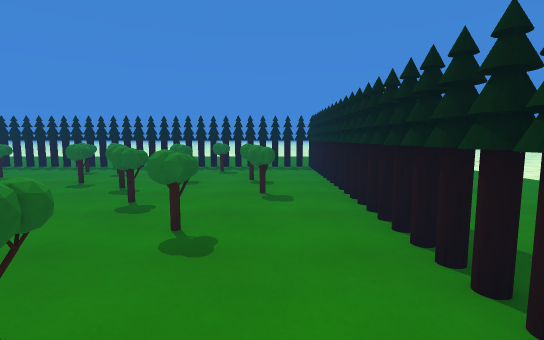
[1] (above)

12 first-person views from a walk through a Unity game level. The camera is 1.4 m above the floor, tilts 6° down and sees 85° across. The floor is counted in squares, 1 m on a side. Each view is taken from the middle of a square. On the plan, view 1 faces up. The plan holds only what a view shows up to about 14 squares ahead; the rest is blank. The place goes on beyond the plan. The player character is not drawn. Surface patterns are stand-ins for the level's own textures.

[2]
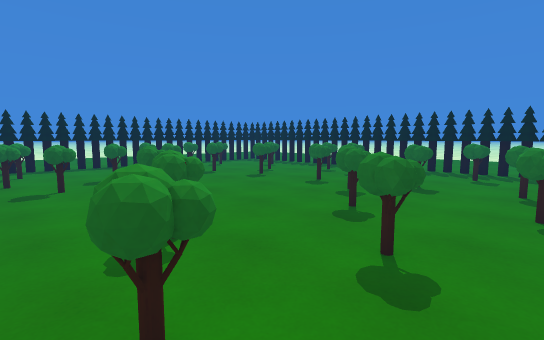

[3]
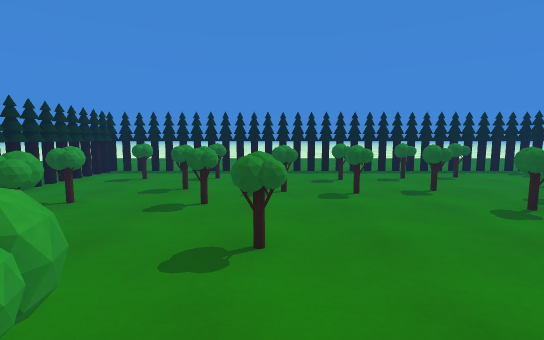

[4]
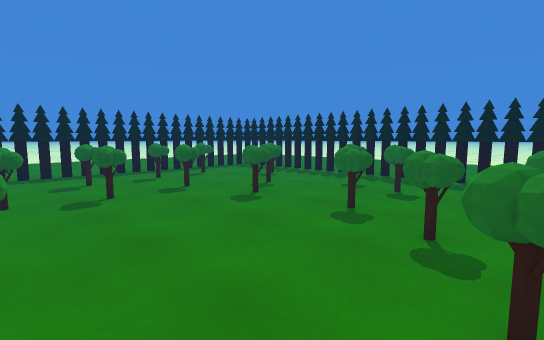

[5]
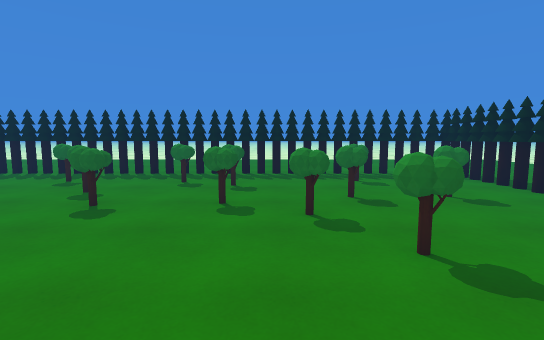

[6]
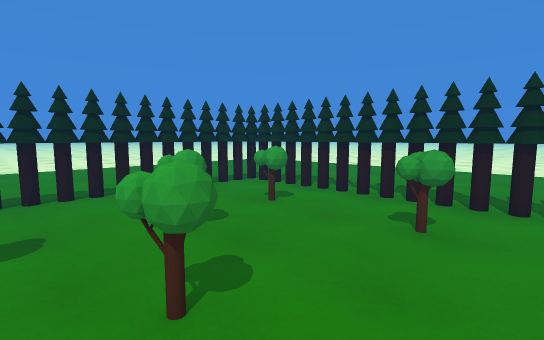

[7]
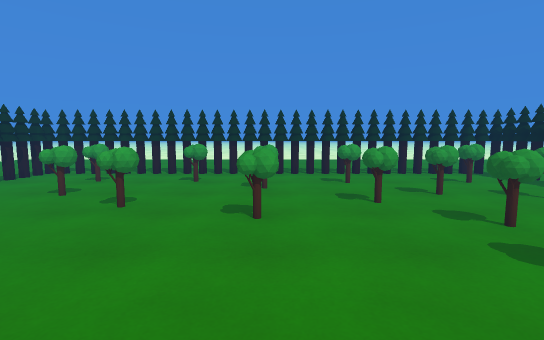

[8]
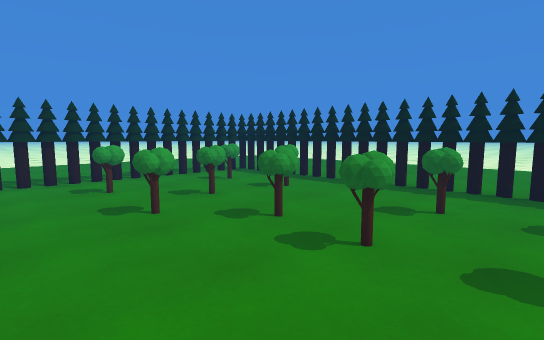

[9]
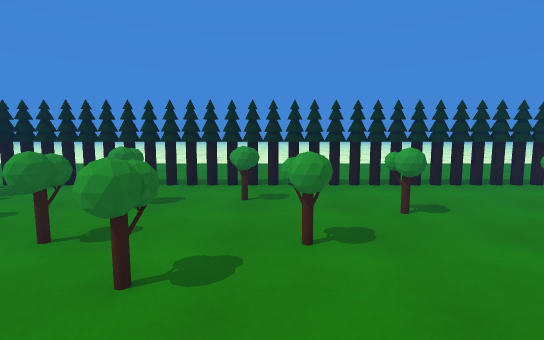

[10]
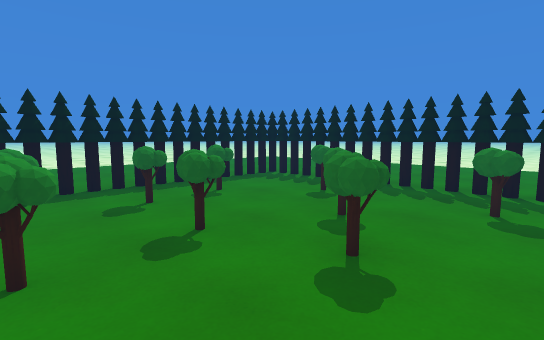

[11]
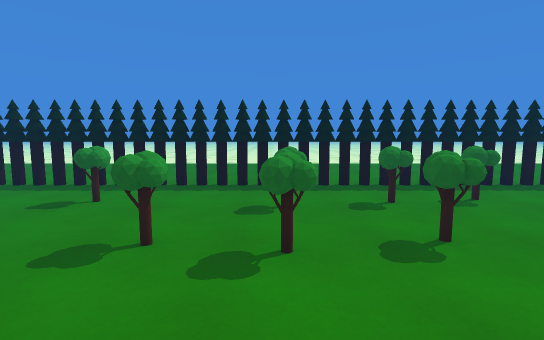

[12]
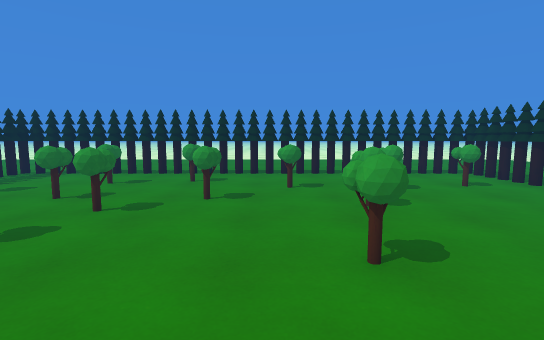

### Floor plan
Key: @ floor where view 1 was taken; # wall or solid block; x gap in a wall; . floor.
Columns run from 16 left of view 1 to 2 right of it. Each row starts with its distance up from view 1.
 15 ##########x########
 14 #.................#
 13 #...#.........#...#
 12 #.........#.......#
 11 #.#...#...........#
 10 #............#.#..#
  9 #..#...#..........#
  8 #..x........#...#.#
  7 #..x..............#
  6 #....#............#
  5 #....x............#
  4 #....#...#.....#..#
  3 #...........#.....#
  2 #.............#...#
  1 #.................#
  0 #...............@.#
 -1 #..#...#....#..#..#
 -2 #.................#
 -3 ###################

Positions as (right, up) in squares from view 1, and headings:
1: (0, 0), facing up
2: (0, 1), facing up-left
3: (-3, 4), facing left
4: (-3, 4), facing up-left
5: (-5, 3), facing up
6: (-6, 4), facing down-right
7: (-7, 9), facing down
8: (-7, 8), facing down-left
9: (-7, 7), facing right
10: (-7, 6), facing up-left
11: (-7, 6), facing left
12: (-10, 5), facing right
